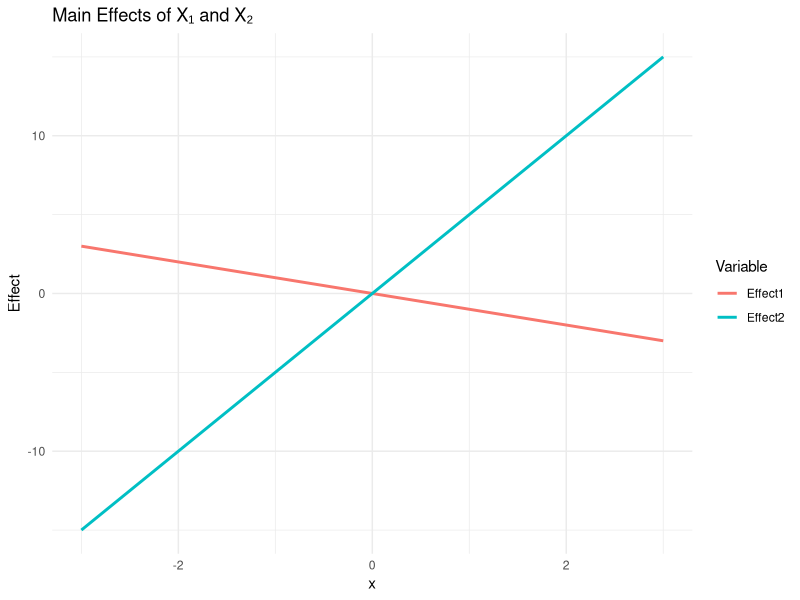
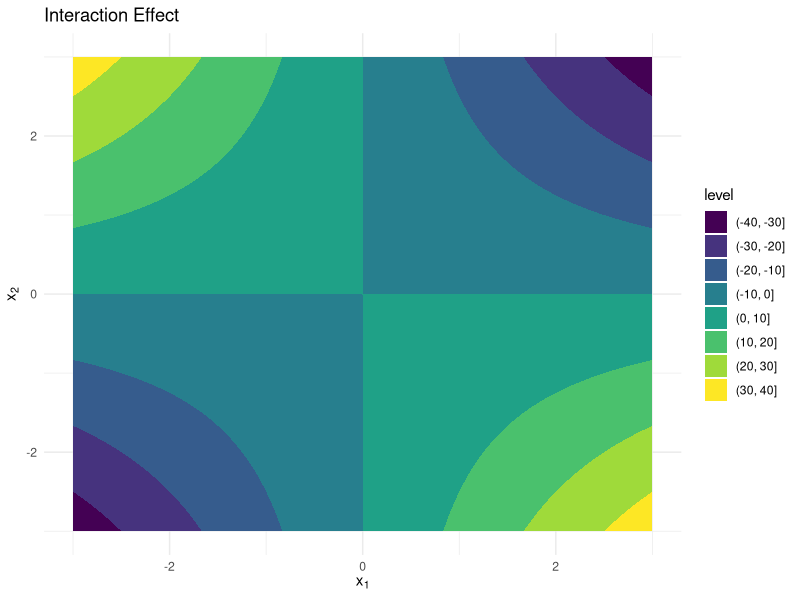
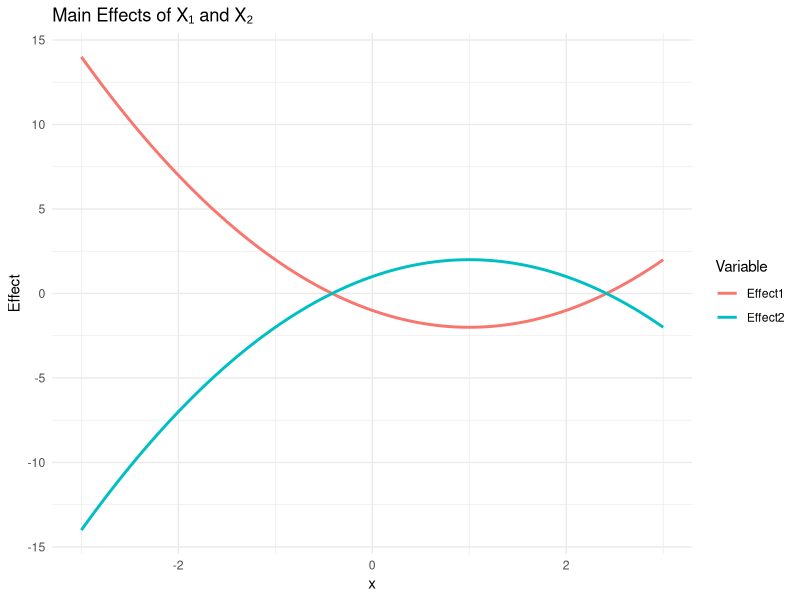
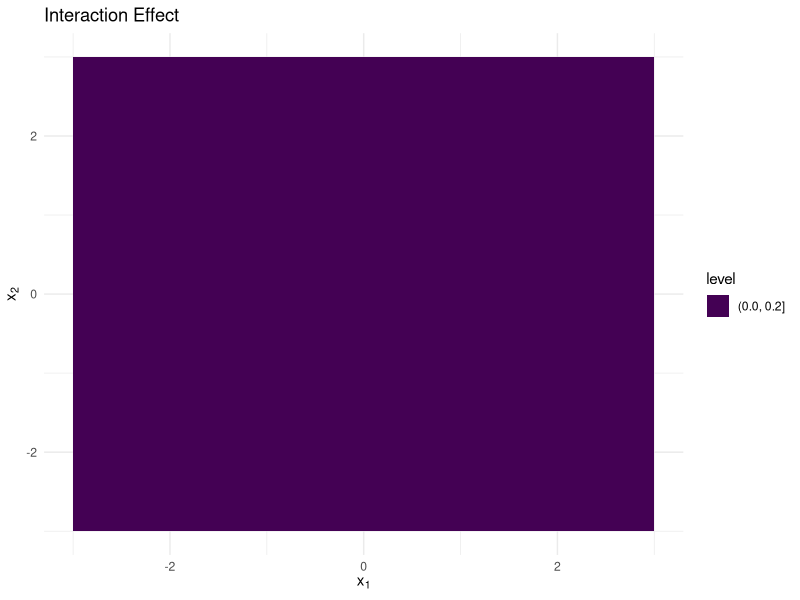
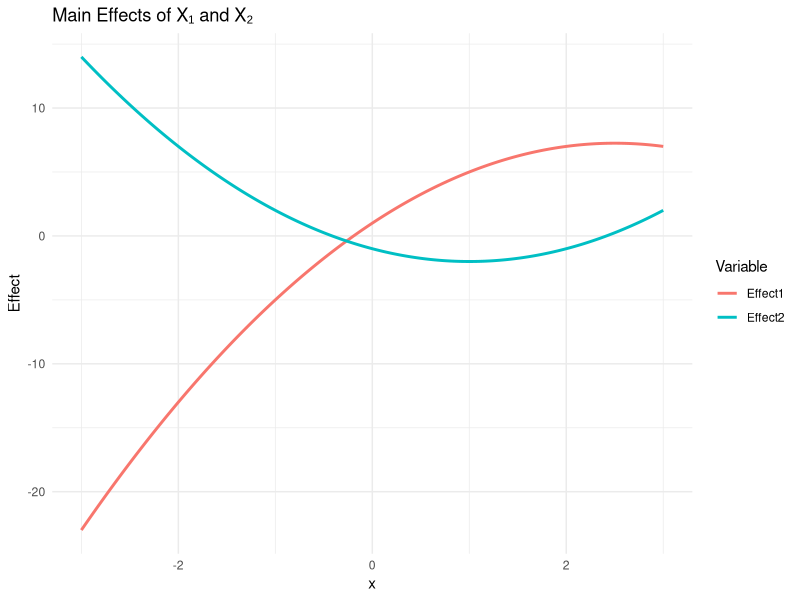
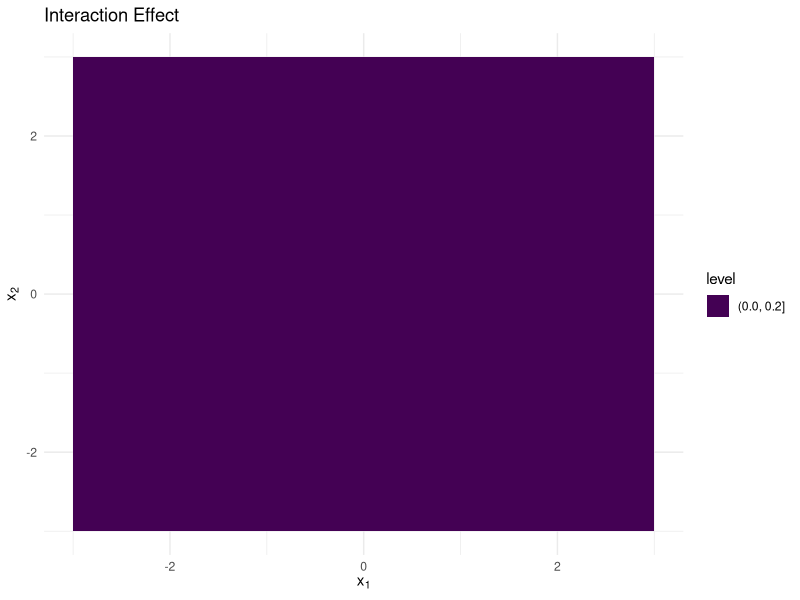
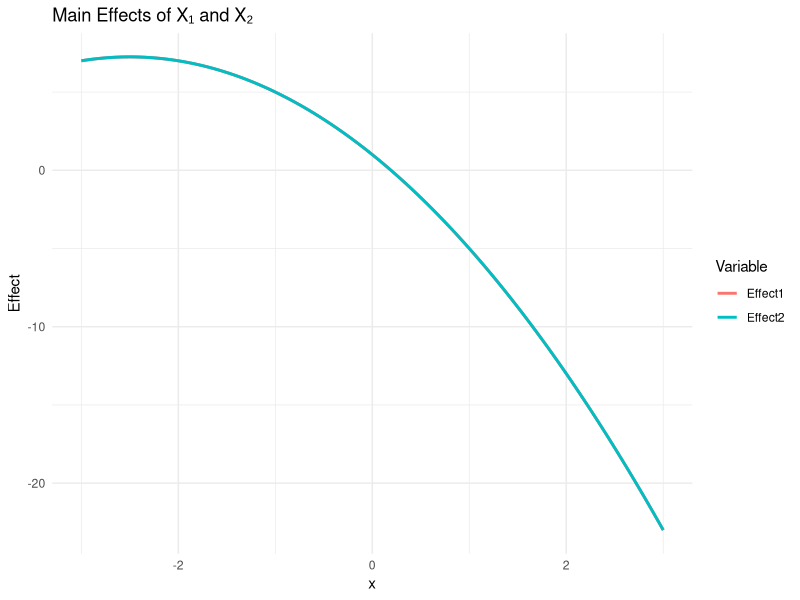
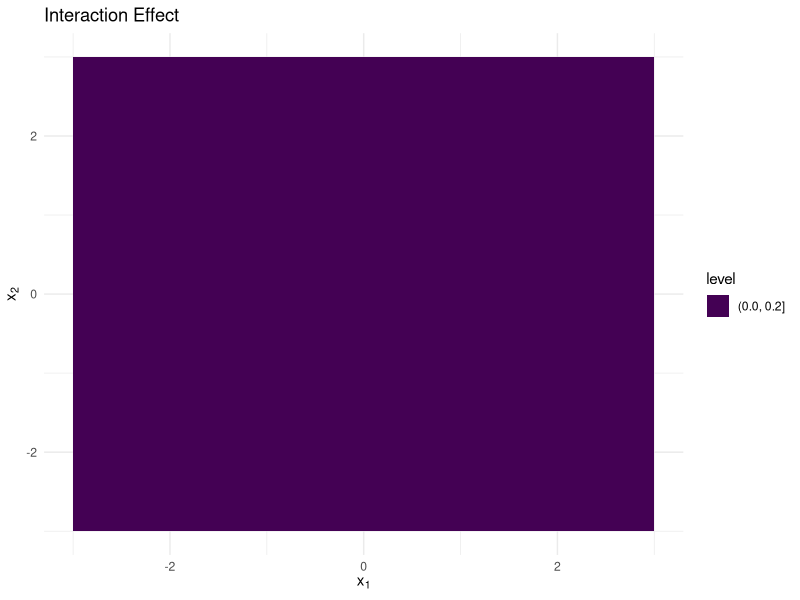

Generate these figures, in order, with R:
library(ggplot2)
library(tidyr)

plot_effects <- function(a0, a1, a2, a11, a22, a12, rho,
                         xlim = c(-3, 3), n = 200) {
  # ---- Corrected coefficients ----
  c_int <- -a12
  c12   <- a11 + (rho / (1 + rho^2)) * a12
  c22   <- a22 + (rho / (1 + rho^2)) * a12
  c11   <- a1
  c21   <- a2
  c0    <- a0 + a11 + a22 + rho * a12
  
  # ---- Main effects ----
  x <- seq(xlim[1], xlim[2], length.out = n)
  df_main <- data.frame(
    x = x,
    Effect1 = c11 * x + c12 * (x^2 - 1),
    Effect2 = c21 * x + c22 * (x^2 - 1)
  ) %>%
    pivot_longer(cols = c(Effect1, Effect2),
                 names_to = "Variable",
                 values_to = "Effect")
  
  p1 <- ggplot(df_main, aes(x = x, y = Effect, color = Variable)) +
    geom_line(size = 1) +
    labs(title = "Main Effects of X₁ and X₂",
         x = "x", y = "Effect") +
    theme_minimal()
  
  # ---- Interaction effect ----
  grid <- expand.grid(x1 = x, x2 = x)
  psi_int <- function(x1, x2) {
    rho * (x1^2 + x2^2) / (1 + rho^2) - x1 * x2 +
      rho * (rho^2 - 1) / (1 + rho^2)
  }
  grid$Interaction <- c_int * psi_int(grid$x1, grid$x2)
  
  p2 <- ggplot(grid, aes(x = x1, y = x2, z = Interaction)) +
    geom_contour_filled() +
    labs(title = "Interaction Effect",
         x = expression(x[1]), y = expression(x[2])) +
    theme_minimal()
  
  list(
    main = p1,
    interaction = p2
  )
}


plot_effects(0, -1, 5, 0, 0, -4, rho = 0)

# add to mixed scenario
# within same variable same sign; between variables different signs
plot_effects(a0 = 0, a1 = -2, a2 = 2, a11 = 1, a22 = -1, a12 = 0, rho = 0)
plot_effects(a0 = 0, a1 = 5, a2 = -2, a11 = -1, a22 = 1, a12 = 0, rho = 0)


plot_effects(a0 = 0, a1 = -5, a2 = -5, a11 = -1, a22 = -1, a12 = 0, rho = 0)
plot_effects(a0 = 0, a1 = -2, a2 = 2, a11 = 1, a22 = 1, a12 = 0, rho = 0)
plot_effects(a0 = 0, a1 = 2, a2 = -2, a11 = -1, a22 = -1, a12 = 0, rho = 0)
plot_effects(a0 = 0, a1 = 2, a2 = 2, a11 = 1, a22 = -1, a12 = 0, rho = 0)
plot_effects(a0 = 0, a1 = -2, a2 = -2, a11 = 1, a22 = -1, a12 = 0, rho = 0)


